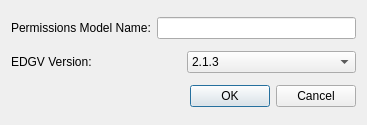
<?xml version="1.0" encoding="UTF-8"?>
<ui version="4.0">
 <class>Dialog</class>
 <widget class="QDialog" name="Dialog">
  <property name="geometry">
   <rect>
    <x>0</x>
    <y>0</y>
    <width>367</width>
    <height>125</height>
   </rect>
  </property>
  <property name="windowTitle">
   <string>Create Permissions Model</string>
  </property>
  <layout class="QGridLayout" name="gridLayout">
   <item row="0" column="0">
    <layout class="QHBoxLayout" name="horizontalLayout">
     <item>
      <widget class="QLabel" name="label">
       <property name="text">
        <string>Permissions Model Name:</string>
       </property>
      </widget>
     </item>
     <item>
      <widget class="QLineEdit" name="lineEdit"/>
     </item>
    </layout>
   </item>
   <item row="1" column="0">
    <layout class="QHBoxLayout" name="horizontalLayout_2">
     <item>
      <widget class="QLabel" name="label_2">
       <property name="text">
        <string>EDGV Version:</string>
       </property>
      </widget>
     </item>
     <item>
      <widget class="QComboBox" name="versionCombo">
       <item>
        <property name="text">
         <string>2.1.3</string>
        </property>
       </item>
       <item>
        <property name="text">
         <string>FTer_2a_Ed</string>
        </property>
       </item>
      </widget>
     </item>
    </layout>
   </item>
   <item row="2" column="0">
    <widget class="QDialogButtonBox" name="buttonBox">
     <property name="orientation">
      <enum>Qt::Horizontal</enum>
     </property>
     <property name="standardButtons">
      <set>QDialogButtonBox::Cancel|QDialogButtonBox::Ok</set>
     </property>
    </widget>
   </item>
  </layout>
 </widget>
 <resources/>
 <connections>
  <connection>
   <sender>buttonBox</sender>
   <signal>accepted()</signal>
   <receiver>Dialog</receiver>
   <slot>accept()</slot>
   <hints>
    <hint type="sourcelabel">
     <x>248</x>
     <y>254</y>
    </hint>
    <hint type="destinationlabel">
     <x>157</x>
     <y>274</y>
    </hint>
   </hints>
  </connection>
  <connection>
   <sender>buttonBox</sender>
   <signal>rejected()</signal>
   <receiver>Dialog</receiver>
   <slot>reject()</slot>
   <hints>
    <hint type="sourcelabel">
     <x>316</x>
     <y>260</y>
    </hint>
    <hint type="destinationlabel">
     <x>286</x>
     <y>274</y>
    </hint>
   </hints>
  </connection>
 </connections>
</ui>
